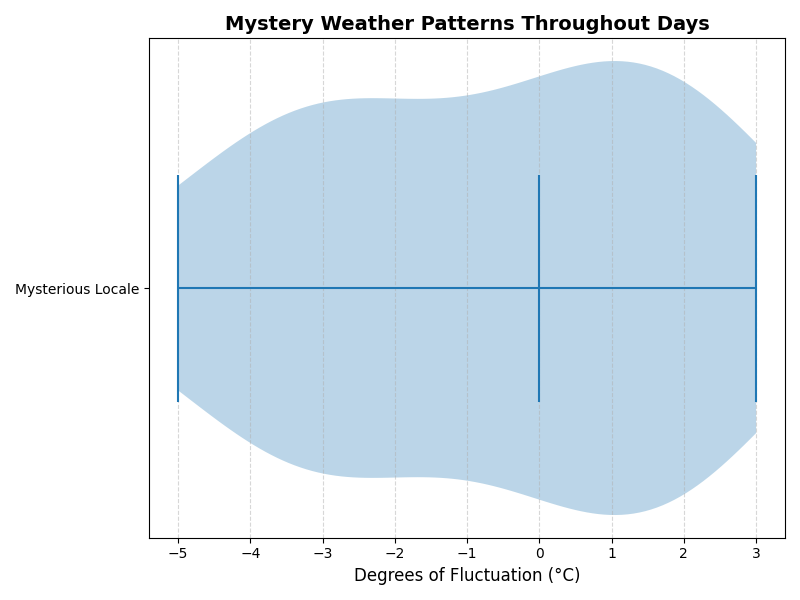

Generate this figure with Python:
import matplotlib.pyplot as plt
import numpy as np

# Synthetic temperature differences (in Celsius) for a week in one city
data = [-5, -3, 0, 2, 1, -1, -4, 3, 2, 0, -2, -3, 1, 2, -3]

plt.figure(figsize=(8, 6))

# Create the violin plot
violin = plt.violinplot(data, vert=False, showmeans=False, showmedians=True)

# Randomly altered title and labels
plt.title('Mystery Weather Patterns Throughout Days', fontsize=14, fontweight='bold')
plt.xlabel('Degrees of Fluctuation (°C)', fontsize=12)
plt.yticks([1], ['Mysterious Locale'])

# Grid for readability
plt.grid(visible=True, axis='x', linestyle='--', alpha=0.5)
plt.tight_layout()
plt.show()
